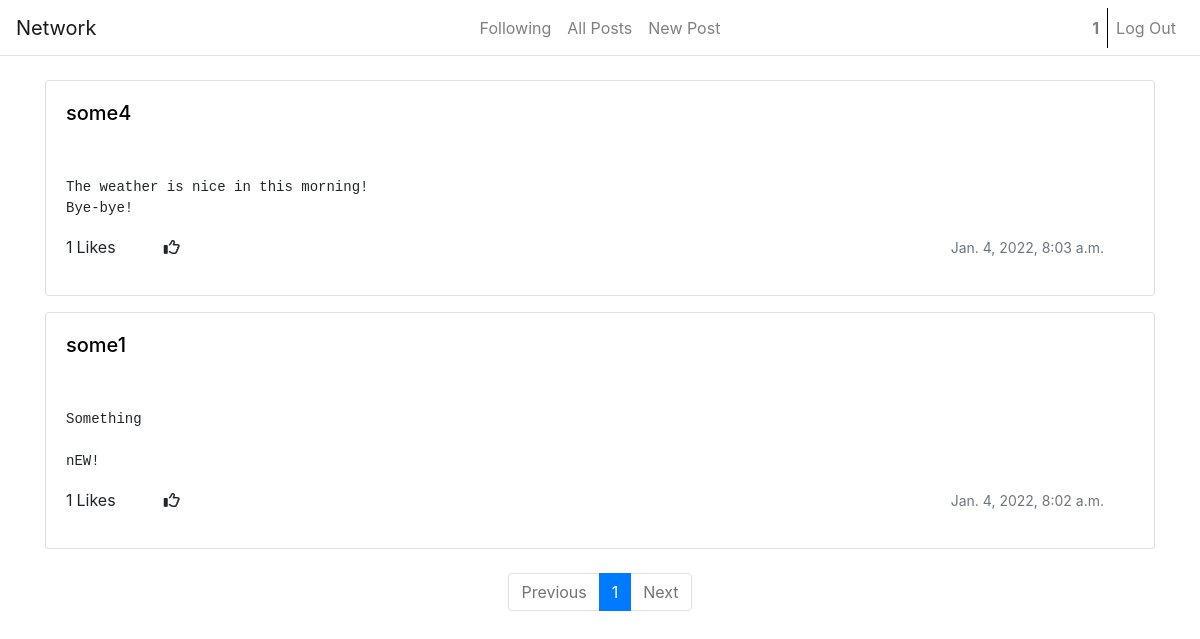
The page /following (signed in) on the database its author committed.
### network/models.py (models this page shows, shortened)
class User(AbstractUser):
    pass

class Post(models.Model):
    timestamp = models.DateTimeField(default=datetime.datetime.now())
    description = models.TextField(blank=True, null=True, default="")
    owner = models.ForeignKey(User, on_delete=models.CASCADE, related_name="owner")
    likes = models.IntegerField(default="0")

### network/views.py (the view)
# urls.py: path("following", views.following, name="following"),
@login_required(login_url='login')
def following(request):
    if request.method == "GET":
        follows = Followers.objects.filter(follower=request.user).values_list('following')
        posts = Post.objects.filter(owner__in = follows).order_by("-timestamp")
        paginator = Paginator(posts, 10)
        page_number = request.GET.get('page')
        page_obj = paginator.get_page(page_number)
        return render(request, "network/following.html", {
            "posts" : posts,
            "page_obj": page_obj
        })

### network/templates/network/following.html (shortened to what this page needs)
{% extends "network/layout.html" %} {% load static %} {% block body %}
<div class="container card-post">
	{% for post in page_obj %}
	<div class="whole-card" id="edit-box-{{post.id}}">
		<div class="card mb-3">
			<div class="card-body d-flex justify-content-between" id="btn-div">
				<h5 class="card-title text-left">
					<a
						href="{% url 'profile' post.owner %}"
						class="noDecoration link-info d-inline"
						>{{post.owner}}</a
					>
				</h5>
			</div>
			<div class="card-body">
				<pre class="card-text">{{post.description}}</pre>
				<div class="row justify-content-between container">
					<div
						class="
							try
							d-inline-flex
							text-center
							mt-auto
							mb-auto
							justify-content-center
						"
					>
						<p class="card-text mr-1 likes-number-{{post.id}}">
							{{post.likes}}
						</p>
						<p>Likes</p>
						<i
							class="fa-regular fa-thumbs-up ml-5 mt-1 like-button-{{post.id}}"
							onclick="like('{{post.id}}')"
						></i>
					</div>
					<p class="card-text">
						<small class="text-muted">{{post.timestamp}}</small>
					</p>
				</div>
			</div>
		</div>
	</div>
	{% endfor %}
	<div class="pb-5 pt-2">
		<nav aria-label="...">
			<ul class="pagination justify-content-center">
				{% if page_obj.has_previous %}
				<li class="page-item">
					<a class="page-link" href="?page={{ page_obj.previous_page_number }}"
						>Previous</a
					>
				</li>
				{% else %}
				<li class="page-item disabled">
					<a class="page-link disabled">Previous</a>
				</li>
				{% endif %}
				<li class="page-item active" aria-current="page">
					<span class="page-link">
						{{ page_obj.number }}
					</span>
				</li>
				{% if page_obj.has_next %}
				<li class="page-item">
					<a class="page-link" href="?page={{ page_obj.next_page_number }}"
						>{{ page_obj.next_page_number }}</a
					>
				</li>
				<li class="page-item">
					<a class="page-link" href="?page={{ page_obj.next_page_number }}"
						>Next</a
					>
				</li>
				{% else %}
				<li class="page-item disabled">
					<a class="page-link disabled">Next</a>
				</li>
				{% endif %}
			</ul>
		</nav>
	</div>
</div>
 {% endblock %}

### network/templates/network/layout.html (shortened to what this page needs)
{% load static %}
<!DOCTYPE html>
<html lang="en">
    <head>
        <link rel="stylesheet" href="https://cdnjs.cloudflare.com/ajax/libs/font-awesome/6.0.0-beta3/css/all.min.css" />
        <link rel="stylesheet" href="https://cdn.jsdelivr.net/npm/bootstrap@4.6.1/dist/css/bootstrap.min.css">
        <link href="{% static 'network/styles.css' %}" rel="stylesheet">
    </head>
    <body>
        <nav class="navbar navbar-light navbar-expand-md bg-faded justify-content-center">
            <a href="/" class="navbar-brand d-flex w-50 mr-auto">Network</a>
            <div class="navbar-collapse collapse w-100 text-center" id="collapsingNavbar3">
                <ul class="navbar-nav w-100 justify-content-center">
                    {% if user.is_authenticated %}
                    <li class="nav-item">
                        <a class="nav-link" href="{% url 'following' %}">Following</a>
                    </li>
                    {% endif %}
                    <li class="nav-item">
                        <a class="nav-link" href="{% url 'index' %}">All Posts</a>
                      </li>
                    {% if user.is_authenticated %}
                    <li class="nav-item">
                        <a class="nav-link" href="{% url 'new_post' %}">New Post</a>
                    </li>
                    {% endif %}
                </ul>
                <ul class="nav navbar-nav ml-auto w-100 justify-content-end">
                    {% if user.is_authenticated %}
                    <li class="nav-item">
                        <a class="nav-link" href="{% url 'profile' request.user %}"><strong>{{ user.username }}</strong><div class="user-spacing "></div></a>
                    </li>
                    <li class="nav-item">
                        <a class="nav-link bl" href="{% url 'logout' %}">Log Out</a>
                {% endif %}
                    </li>
                </ul>
            </div>
        </nav>
       <hr style="margin-top: -1px;" class="mb-4">
        <div class="body">
            {% block body %}
            {% endblock %}
        </div>
    </body>
</html>

### network/static/network/styles.css (style rules this page uses)
@media only screen and (min-width: 768px) { .bl { border-left: solid 1px black; } }
.card-post { max-height: 500px; }
pre { overflow: hidden; text-overflow: ellipsis; display: -webkit-box; -webkit-line-clamp: 8; -webkit-box-orient: vertical; }
.noDecoration, a:link, a:visited, a:hover { text-decoration: none!important; color: black; }

### rows shown on the page
User: username "1"
Post: owner "some4", description "The weather is nice in this morning! Bye-bye!", likes "1", timestamp "Jan. 4, 2022, 8:03 a.m."
Post: owner "some1", description "Something nEW!", likes "1", timestamp "Jan. 4, 2022, 8:02 a.m."

### other values the page prints
{{ page_obj.number }} "1"
